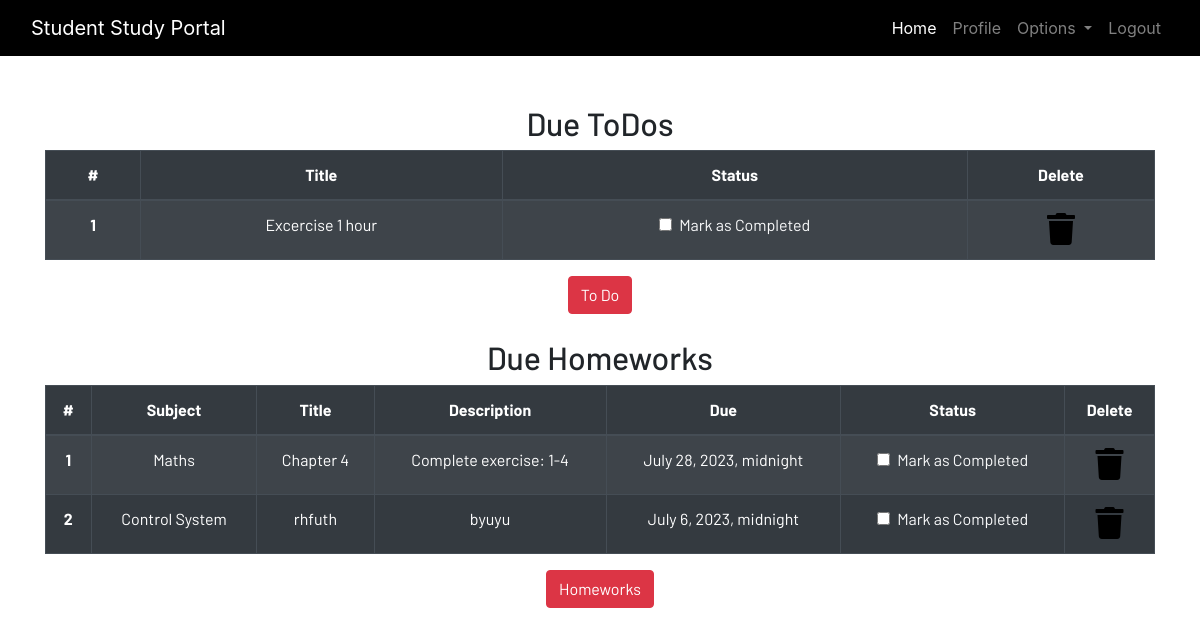
/profile/ (signed in), run on the app's committed database.
### dashboard/models.py (models this page shows, shortened)
class Todo(models.Model):
    user = models.ForeignKey(User, on_delete=models.CASCADE)
    title = models.CharField(max_length=100)
    is_finished = models.BooleanField(default=False)

class Homework(models.Model):
    user = models.ForeignKey(User, on_delete=models.CASCADE)
    subject = models.CharField(max_length=50)
    title = models.CharField(max_length=100)
    description = models.TextField()
    due = models.DateTimeField()
    is_finished = models.BooleanField(default=False)

### dashboard/views.py (the view)
# urls.py: path('profile/',dash_views.profile,name="profile"),
@login_required
def profile(request):
    homeworks = Homework.objects.filter(is_finished=False, user=request.user)
    todos = Todo.objects.filter(is_finished=False, user=request.user)
    if len(homeworks) == 0:
        homework_done = True
    else:
        homework_done = False
    if len(todos) == 0:
        todos_done = True
    else:
        todos_done = False
    context = {
        "homeworks": homeworks,
        "todos": todos,
        "homework_done": homework_done,
        "todos_done": todos_done
    }
    return render(request, "dashboard/profile.html", context)

### dashboard/templates/dashboard/profile.html (shortened to what this page needs)
{% extends 'dashboard/base.html' %} {% load static %}
{% load crispy_forms_tags%}
{% block content %}
<section class="text-center">
    <div class="container">
        {% if not todos_done %}
        <h2>Due ToDos</h2>
        <table class="table table-striped table-bordered table-hover table-dark">
            <thead>
                <tr>
                    <th scope="col">#</th>
                    <th scope="col">Title</th>
                    <th scope="col">Status</th>
                    <th scope="col">Delete</th>
                </tr>
            </thead>
            <tbody>
                {% for todo in todos%}
                <tr>
                    <th scope="row">{{forloop.counter}}</th>
                    <td>{{todo.title}}</td>
                    <td>
                        <a href="{% url 'update_todo' todo.id %}">
                            <div class="form-check">
                                {% if todo.is_finished %}
                                <input class="form-check-input" type="checkbox" value=""checked>
                                {%else%}
                                <input class="form-check-input" type="checkbox" value="">
                                {%endif%}
                                <label class="form-check-label text-light" for="flexCheckDefault">
                                    Mark as Completed
                                </label>
                            </div>
                        </a>
                    </td>
                    <td><a href="{% url 'delete_todo' todo.id %'}"><i class="fa fa-trash fa-2x"></i></a></td>
                </tr>
            </tbody>
        </table>
    {% endif %}
        <a href="{% url 'todo' %}" class="btn btn-danger">To Do</a>
        <br><br>
        {% if not homework_done %}
        <h2>Due Homeworks</h2>
        <table class="table table-striped table-bordered table-hover table-dark">
            <thead>
                <tr>
                    <th scope="col">#</th>
                    <th scope="col">Subject</th>
                    <th scope="col">Title</th>
                    <th scope="col">Description</th>
                    <th scope="col">Due</th>
                    <th scope="col">Status</th>
                    <th scope="col">Delete</th>
                </tr>
            </thead>
            <tbody>
                {% for homework in homeworks%}
                <tr>
                    <th scope="row">{{forloop.counter}}</th>
                    <td>{{homework.subject}}</td>
                    <td>{{homework.title}}</td>
                    <td>{{homework.description}}</td>
                    <td>{{homework.due}}</td>
                    <td>
                        <a href="{% url 'update_homework' homework.id %}">
                            <div class="form-check">
                                {% if homework.is_finished%}
                                <input class="form-check-input" type="checkbox" value="" checked>
                                {%else%}
                                <input class="form-check-input" type="checkbox" value="">
                                {% endif %}
                                <label class="form-check-label text-light" for="flexCheckDefault">
                                    Mark as Completed
                                </label>
                            </div>
                        </a>
                    </td>
                    <td><a href="{% url 'delete_homework' homework.id %}"><i class="fa fa-trash fa-2x"></i></a></td>
                </tr>
                {% endfor%}
            </tbody>
        </table>
        {% else %}
        <h3>All To homeworks are completed!!!!</h3>
        {% endif %}
        <a href="{% url 'homework' %}" class="btn btn-danger">Homeworks</a>
    </div>
</section>
{% endblock content %}

### static/css/main.css (style rules this page uses)
html { scroll-behavior: smooth; height: 100%; width: 100%; }
a { text-decoration: none !important; color: black; }
html, body { max-width: 100%; overflow-x: hidden; height: 100%; width: 100%; }
body { overflow-x: hidden; background-repeat: no-repeat; }
.fa { color: black; }

### data on the page
Todo: title "Excercise 1 hour"
Homework: subject "Maths", title "Chapter 4", description "Complete exercise: 1-4", due "July 28, 2023, midnight"
Homework: subject "Control System", title "rhfuth", description "byuyu", due "July 6, 2023, midnight"
